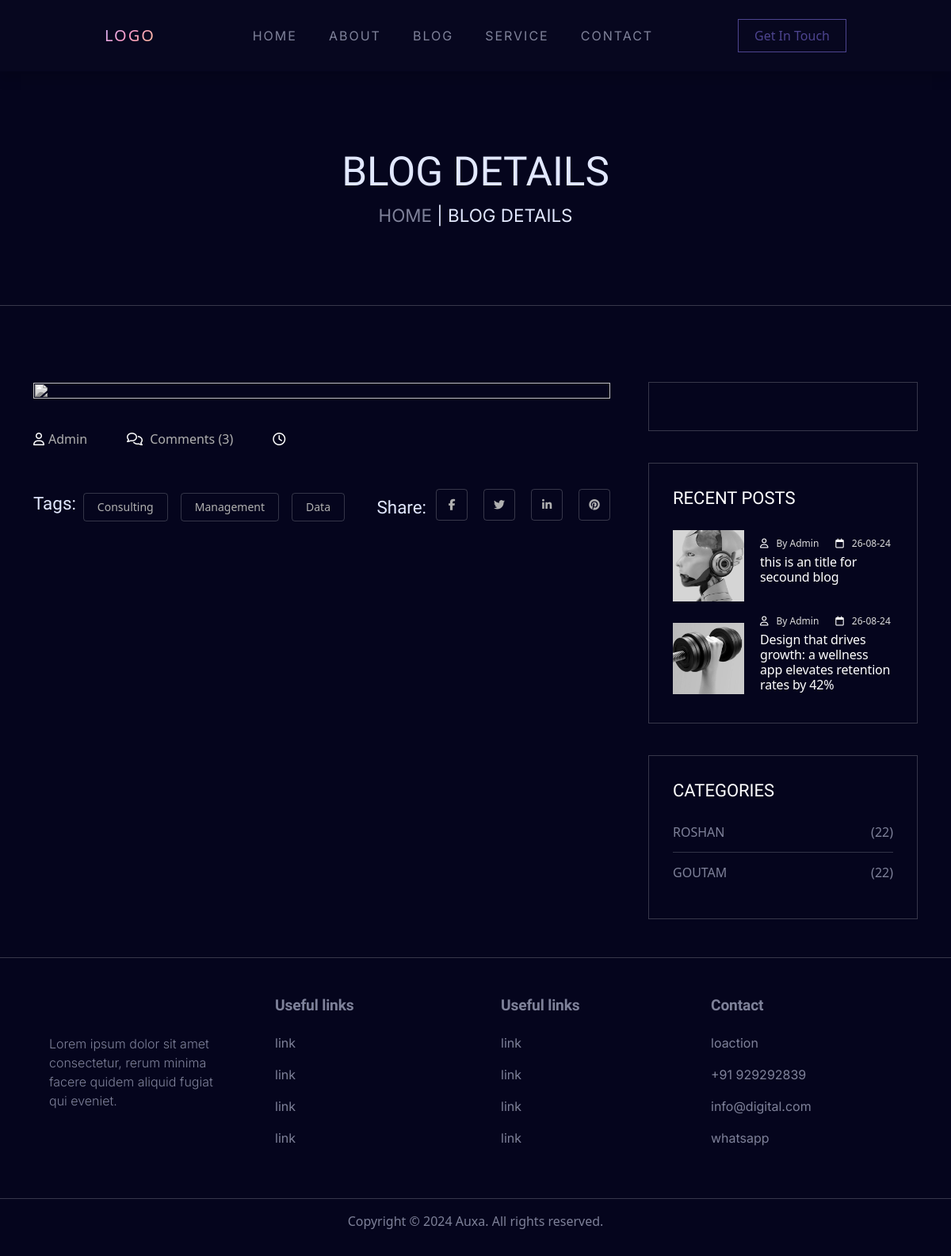
/index.php/home/blog_details, run on the app's committed database.
### tables this page shows
CREATE TABLE `blog` (
  `id` int(11) NOT NULL,
  `title` varchar(1200) NOT NULL,
  `category` varchar(500) NOT NULL,
  `desc` text NOT NULL,
  `dateofupdation` varchar(500) NOT NULL,
  `img` varchar(50) NOT NULL,
  `content` text NOT NULL,
  `catg` int(11) NOT NULL DEFAULT 1,
  `updationdate` datetime NOT NULL DEFAULT current_timestamp()
);

CREATE TABLE `catg` (
  `id` int(11) NOT NULL,
  `name` varchar(1000) NOT NULL
);

### application/controllers/Home.php (called while the page is built, shortened)
<?php
class Home extends CI_Controller {
	public function __construct(){
		$this->load->model('all_img');
		$this->load->model('Contact');
		$this->load->model('Blog_model');
		$this->load->model('Web_model');
	}
	public function blog_details()
	{
		$iid = $this->uri->segment(2);
		$id = base64_decode($iid);
		$a['blog']=$this->Blog_model->get_s_blog($id);
		$b['blogs'] = $this->Blog_model->getfiveblog();
		$c['catg'] = $this->Web_model->get_all_catg();
		$new = array_merge($a,$b,$c);
		$this->load->view('blog_details',$new);
	}
}

### index.php (called while the page is built, shortened)
<?php
require_once BASEPATH.'core/CodeIgniter.php';

### application/models/Blog_model.php (called while the page is built, shortened)
<?php
class Blog_model extends CI_Model
{
    public function getfiveblog(){
        $this->db->select('*');
        $this->db->order_by('id','desc');
        $this->db->limit(5);
        $a = $this->db->get('blog')->result();
        return $a;
    }
    public function get_s_blog($id){
        $this->db->select('*');
        $this->db->where('id',$id);
        $a =$this->db->get('blog')->row();
        return $a;
    }
}

### application/models/Web_model.php (called while the page is built, shortened)
<?php
class Web_model extends CI_Model
{
    public function get_all_catg(){
        $this->db->select('*');
        $this->db->order_by('id','desc');
        $a = $this->db->get('catg')->result();
       return $a;
    }
}

### application/views/blog_details.php (the view, shortened to what this page needs)
<!DOCTYPE html>
<html lang="en">
<head>
</head>
<body>
    <main>
        <section class="page__head">
            <div class="page__head__inner py-5">
                <div class="container text-center mt-5 mb-5">
                    <div class="page__heading">
                        <h2>Blog Details</h2>
                    </div>
                    <div class="page_breadcrumb">
                        <p><a href="<?= base_url() ?>">Home</a> | <span>Blog Details</span> </p>
                    </div>
                </div>
            </div>
        </section>
        <section class="blog__cards">
            <div class="blog__cards__inner py-5">
                <div class="container mt-5">
                    <div class="row row-cols-1 row-cols-lg-2 g-5">
                        <div class="col-lg-8">
                            <div class="blog__post__wrapper">
                                <article class="post__details">
                                    <div class="post__thumb">
                                    <img src="<?=base_url()?>assets/image/blog_img/<?=$blog->img?>" alt="<?=$blog->title?>">
                                    </div>
                                    <ul class="post__meta list-unstyled">
                                        <li><span><i class="far fa-user"></i><span class="author vcard">Admin</span></span></li>
                                        <li><a href="#!"><i class="far fa-comments"></i> Comments (3)</a></li>
                                        <li><span class="posted-on"><i class="far fa-clock"></i> <a href="#!"><?=$blog->dateofupdation?></a></span></li>
                                    </ul>
                                </article>
                                <div class="post__footer">
                                    <div class="post__tags">
                                        <h5 class="post__footer__title">Tags:</h5>
                                        <span class="tags__links">
                                            <a href="#!" rel="tag">Consulting</a>
                                            <a href="#!" rel="tag">Management</a>
                                            <a href="#!" rel="tag">Data</a>
                                        </span>
                                    </div>
                                    <div class="social__share">
                                        <h5 class="post__footer__title">Share:</h5>
                                            <ul class="post__share list-unstyled">
                                                <li>
                                                    <a href="#">
                                                        <i class="fab fa-facebook-f"></i>
                                                    </a>
                                                </li>
                                                <li>
                                                    <a href="#!">
                                                        <i class="fab fa-twitter"></i>
                                                    </a>
                                                </li>
                                                <li>
                                                    <a href="#!">
                                                        <i class="fab fa-linkedin-in"></i>
                                                    </a>
                                                </li>
                                                <li>
                                                    <a href="#!">
                                                        <i class="fab fa-pinterest"></i>
                                                    </a>
                                                </li>
                                            </ul>
                                    </div>
                                </div>
                            </div>
                        </div>
                        <div class="col-lg-4">
                            <div class="blog__sidebar sidebar__area">
                                <div class="widget">
                                </div>
                                <div class="widget">
                                    <h2 class="widget__title">Recent Posts</h2>
                                    <div class="widget__post">
                                    <?php foreach($blogs as $b){ $id = base64_encode($b->id)?>
                                            <div class="widget__post__item">
                                            <div class="post__thumb">
                                                <a href="<?= base_url('blog-detail/'.$id) ?>"><img src="<?=base_url()?>assets/image/blog_img/<?=$b->img?>" alt="<?=$b->title?>"></a>
                                            </div>
                                            <div class="post__content">
                                                <div class="post__meta">
                                                    <a href="#!"><i class="invite-text-gr-color far fa-user"></i>By Admin</a>
                                                    <a href="#!"><i class="invite-text-gr-color far fa-calendar"></i><?=$b->dateofupdation?></a>
                                                </div>
                                                <h4 class="post__title border__effect__2"><a href="<?= base_url('blog-detail/'.$id) ?>"><?=$b->title ?></a></h4>
                                            </div>
                                        </div>
                                        <?php } ?>
                                    </div>
                                </div>
                                <div class="widget">
                                    <h2 class="widget__title">
                                        <span>Categories</span>
                                    </h2>
                                    <ul class="widget__category list-unstyled">
                                        <?php foreach($catg as $cat) { ?>
                                            <li><a href="#!"><?=$cat->name?><span>(22)</span></a></li>
                                        <?php } ?>
                                    </ul>
                                </div>
                            </div>
                        </div>
                    </div>
                </div>
            </div>
        </section>
    </main>
</body>
</html>

### data on the page
blog: img (picture), dateofupdation "26-08-24", title "this is an title for secound blog"
blog: img (picture), dateofupdation "26-08-24", title "Design that drives growth: a wellness app elevates retention rates by 42%"
catg: name "ROSHAN"
catg: name "GOUTAM"
